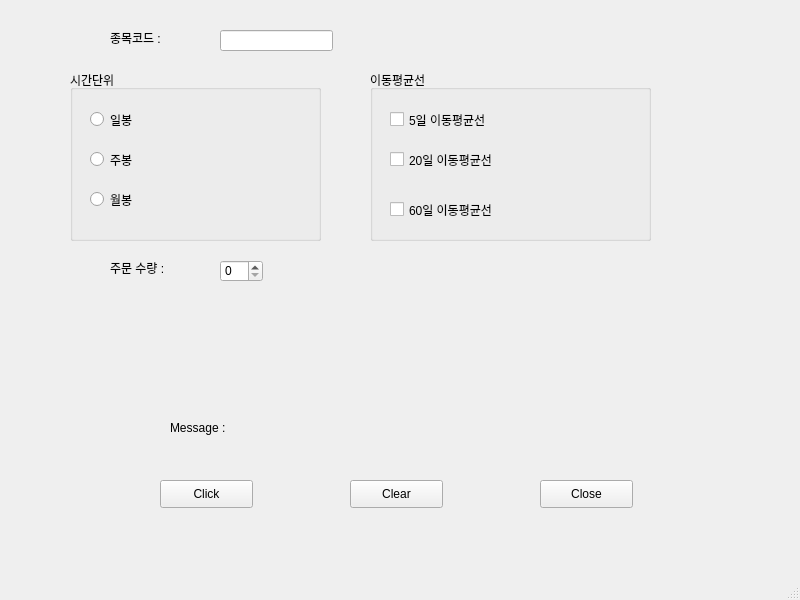
<?xml version="1.0" encoding="UTF-8"?>
<ui version="4.0">
 <class>MainWindow</class>
 <widget class="QMainWindow" name="MainWindow">
  <property name="geometry">
   <rect>
    <x>0</x>
    <y>0</y>
    <width>800</width>
    <height>600</height>
   </rect>
  </property>
  <property name="windowTitle">
   <string>MainWindow</string>
  </property>
  <widget class="QWidget" name="centralwidget">
   <widget class="QPushButton" name="clickButton">
    <property name="geometry">
     <rect>
      <x>160</x>
      <y>480</y>
      <width>93</width>
      <height>28</height>
     </rect>
    </property>
    <property name="text">
     <string>Click</string>
    </property>
   </widget>
   <widget class="QLabel" name="label">
    <property name="geometry">
     <rect>
      <x>170</x>
      <y>420</y>
      <width>71</width>
      <height>16</height>
     </rect>
    </property>
    <property name="text">
     <string>Message :</string>
    </property>
   </widget>
   <widget class="QPushButton" name="clearButton">
    <property name="geometry">
     <rect>
      <x>350</x>
      <y>480</y>
      <width>93</width>
      <height>28</height>
     </rect>
    </property>
    <property name="text">
     <string>Clear</string>
    </property>
   </widget>
   <widget class="QLabel" name="message">
    <property name="geometry">
     <rect>
      <x>290</x>
      <y>420</y>
      <width>421</width>
      <height>16</height>
     </rect>
    </property>
    <property name="text">
     <string/>
    </property>
   </widget>
   <widget class="QPushButton" name="closeButton">
    <property name="geometry">
     <rect>
      <x>540</x>
      <y>480</y>
      <width>93</width>
      <height>28</height>
     </rect>
    </property>
    <property name="text">
     <string>Close</string>
    </property>
   </widget>
   <widget class="QLabel" name="label_2">
    <property name="geometry">
     <rect>
      <x>110</x>
      <y>30</y>
      <width>81</width>
      <height>16</height>
     </rect>
    </property>
    <property name="text">
     <string>종목코드 : </string>
    </property>
   </widget>
   <widget class="QLineEdit" name="code">
    <property name="geometry">
     <rect>
      <x>220</x>
      <y>30</y>
      <width>113</width>
      <height>21</height>
     </rect>
    </property>
   </widget>
   <widget class="QGroupBox" name="groupBox">
    <property name="geometry">
     <rect>
      <x>70</x>
      <y>70</y>
      <width>251</width>
      <height>171</height>
     </rect>
    </property>
    <property name="title">
     <string>시간단위</string>
    </property>
    <widget class="QRadioButton" name="radio1">
     <property name="geometry">
      <rect>
       <x>20</x>
       <y>40</y>
       <width>108</width>
       <height>19</height>
      </rect>
     </property>
     <property name="text">
      <string>일봉</string>
     </property>
    </widget>
    <widget class="QRadioButton" name="radio2">
     <property name="geometry">
      <rect>
       <x>20</x>
       <y>80</y>
       <width>108</width>
       <height>19</height>
      </rect>
     </property>
     <property name="text">
      <string>주봉</string>
     </property>
    </widget>
    <widget class="QRadioButton" name="radio3">
     <property name="geometry">
      <rect>
       <x>20</x>
       <y>120</y>
       <width>108</width>
       <height>19</height>
      </rect>
     </property>
     <property name="text">
      <string>월봉</string>
     </property>
    </widget>
   </widget>
   <widget class="QGroupBox" name="groupBox_2">
    <property name="geometry">
     <rect>
      <x>370</x>
      <y>70</y>
      <width>281</width>
      <height>171</height>
     </rect>
    </property>
    <property name="title">
     <string>이동평균선</string>
    </property>
    <widget class="QCheckBox" name="checkBox1">
     <property name="geometry">
      <rect>
       <x>20</x>
       <y>40</y>
       <width>131</width>
       <height>19</height>
      </rect>
     </property>
     <property name="text">
      <string>5일 이동평균선</string>
     </property>
    </widget>
    <widget class="QCheckBox" name="checkBox2">
     <property name="geometry">
      <rect>
       <x>20</x>
       <y>80</y>
       <width>141</width>
       <height>19</height>
      </rect>
     </property>
     <property name="text">
      <string>20일 이동평균선</string>
     </property>
    </widget>
    <widget class="QCheckBox" name="checkBox3">
     <property name="geometry">
      <rect>
       <x>20</x>
       <y>130</y>
       <width>151</width>
       <height>19</height>
      </rect>
     </property>
     <property name="text">
      <string>60일 이동평균선</string>
     </property>
    </widget>
   </widget>
   <widget class="QSpinBox" name="spinBox">
    <property name="geometry">
     <rect>
      <x>220</x>
      <y>260</y>
      <width>43</width>
      <height>22</height>
     </rect>
    </property>
   </widget>
   <widget class="QLabel" name="label_3">
    <property name="geometry">
     <rect>
      <x>110</x>
      <y>260</y>
      <width>81</width>
      <height>16</height>
     </rect>
    </property>
    <property name="text">
     <string>주문 수량 :</string>
    </property>
   </widget>
  </widget>
  <widget class="QMenuBar" name="menubar">
   <property name="geometry">
    <rect>
     <x>0</x>
     <y>0</y>
     <width>800</width>
     <height>26</height>
    </rect>
   </property>
  </widget>
  <widget class="QStatusBar" name="statusbar"/>
 </widget>
 <resources/>
 <connections/>
</ui>
